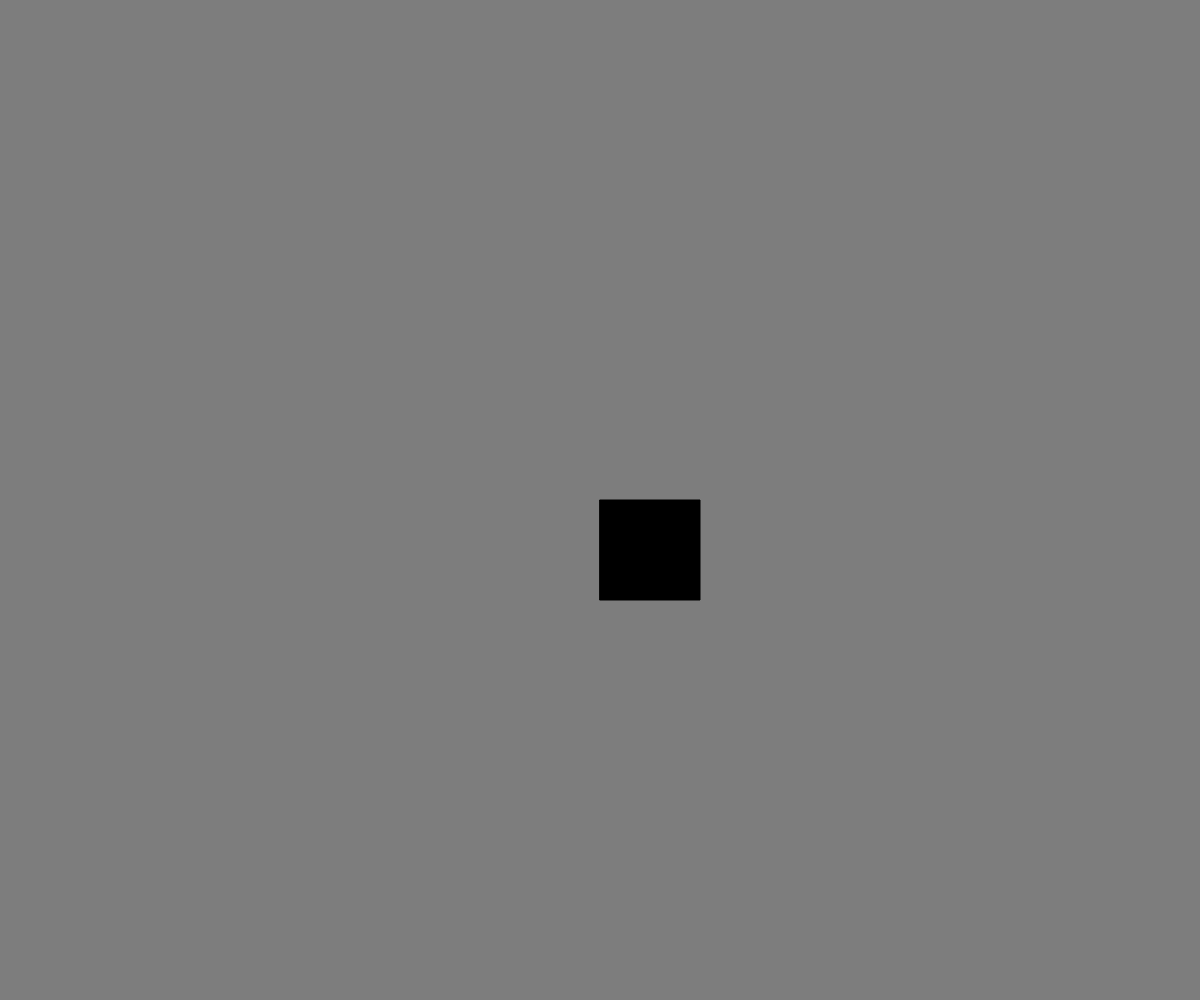
Frame 1 (no input)
Frame 60 (no input): identical to frame 1, image omitted
Frame 120 (the mouse pressed at the canvas centre since frame 60): identical to frame 1, image omitted

The p5.js sketch that drew this single still picture (run headless with seeded random() and noise() and a simulated clock; from frame 60 on, the mouse is pressed at the canvas centre):

// p5.js sketch
// ── sketch.js
// Linearts
// Blazingsky Carrier 
// Date
//
// Extra for Experts:
// - describe what you did to take this project "above and beyond"

let x;
let y;
let dx = 5;
let dy = 5;
let radius = 100;
let rectSize = 100;
let mode = "rectangle";


function setup() {
  createCanvas(windowWidth, windowHeight);

  x = width/2;
  y = height/2;
  dx = random(-15, 10);
  dy = random(-15, 10);
}


function draw(){
  background(125)
  if (mode === 'circle'){
    displayCircle();
  }
  if (mode === 'rectangle'){
    displayRectangle();
  }
}

function windowResized(){
  setup();
}

function displayCircle(){
  if (mode === "circle"){
    if (x >= width - radius/2 || x <= 0 + radius/2){
      dx *= -1;
    }
    if (y >= height - radius/2 || y <= 0 + radius/2){
      dy *=  -1;
    }
    ellipse(x, y,radius);
    fill(0)
  }   
}

function displayRectangle(){
  if (mode === "rectangle"){
    fill(0);
    rect(x,y,rectSize,rectSize)
    if (x >= width - rectSize/2 || x <= 0){
        dx *= -1;
      }
      if (y >= height - rectSize/2 || y <= 0){
        dy *=  -1;
      }
    }
  }
